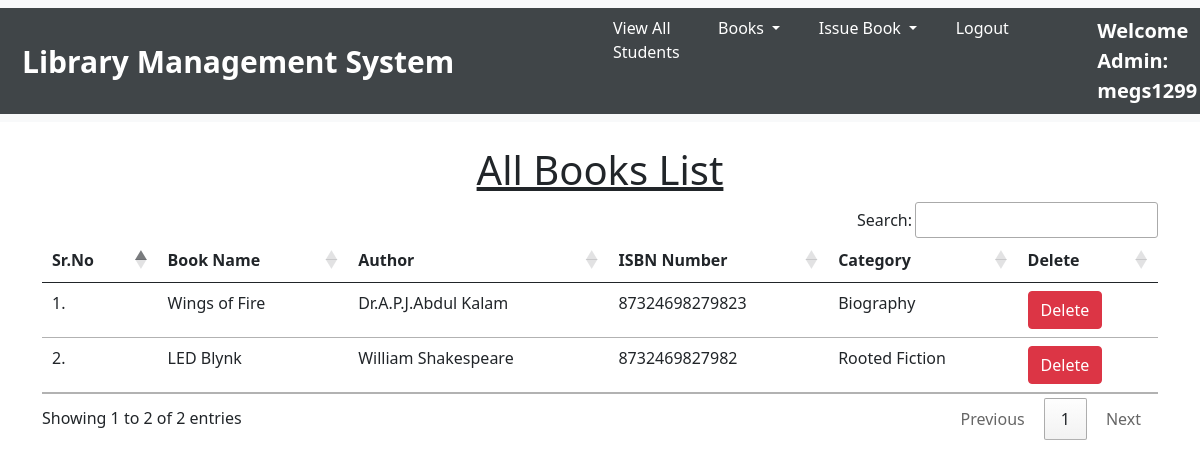
/view_books/ (signed in), run on the app's committed database.
### library/models.py (models this page shows, shortened)
class Book(models.Model):
    name = models.CharField(max_length=200)
    author = models.CharField(max_length=200)
    isbn = models.IntegerField(validators=[MaxValueValidator(2147483647)])
    category = models.CharField(max_length=50)

### library/views.py (the view)
# urls.py: path("view_books/", views.view_books, name="view_books"),
@login_required(login_url = '/admin_login')
def view_books(request):
    books = Book.objects.all()
    return render(request, "view_books.html", {'books':books})

### library/templates/view_books.html (shortened to what this page needs)
{% extends 'admin_navbar.html' %}
{% load static %}
{% block body %}
<div class="container mt-4">
    <h1 class="text-center"><u>All Books List</u></h1>
    <table class="table table-hover" id="example">
        <thead>
            <tr>
                <th>Sr.No</th>
                <th>Book Name</th>
                <th>Author</th>
                <th>ISBN Number</th>
                <th>Category</th>
                <th>Delete</th>
            </tr>
        </thead>
        <tbody>
            {% for book in books %}
            <tr>
                <td>{{forloop.counter}}.</td>
                <td>{{book.name}}</td>
                <td>{{book.author}}</td>
                <td>{{book.isbn}}</td>
                <td>{{book.category}}</td>
                <td><a href="/delete_book/{{book.id}}/" class="btn btn-danger" onclick="return confirm('Are you sure you want to delete this book?')">Delete</a></td>
            </tr>
            {% endfor %}
        </tbody>
    </table>
    </div>
{% endblock %}

### library/templates/admin_navbar.html (shortened to what this page needs)
<!doctype html>
<html lang="en">
  <head>
    <link href="https://cdn.jsdelivr.net/npm/bootstrap@5.1.0/dist/css/bootstrap.min.css" rel="stylesheet">
    <link rel="stylesheet" href="https://cdn.datatables.net/1.10.25/css/jquery.dataTables.min.css">
    <link rel="stylesheet" href="https://cdn.datatables.net/buttons/1.7.1/css/buttons.dataTables.min.css">
  </head>
  <body>
    <nav class="navbar navbar-expand-lg navbar-light bg-light">
        <div style="background-color: rgb(64, 69, 72);" class="container-fluid">
          <a style="font-weight: bold;font-size: 30px;color: white;margin-left: 10px;" class="navbar-brand" href="#">Library Management System</a>
          <div class="collapse navbar-collapse" id="navbarSupportedContent">
            <ul class="navbar-nav me-auto mb-2 mb-lg-0">
              <li class="nav-item">
                <a style="color: white;margin-left: 10px;" class="nav-link active" aria-current="page" href="/view_students/">View All Students</a>
              </li>
              <li class="nav-item dropdown">
                <a style="color: white;margin-left: 10px;" class="nav-link dropdown-toggle" href="#" id="navbarDropdown" role="button" data-bs-toggle="dropdown" aria-expanded="false">
                  Books
                </a>
              </li>
              <li class="nav-item dropdown">
                <a style="color: white;margin-left: 10px;" class="nav-link dropdown-toggle" href="#" id="navbarDropdown" role="button" data-bs-toggle="dropdown" aria-expanded="false">
                  Issue Book
                </a>
              </li>
              <li class="nav-item">
                <a style="color: white;margin-left: 10px;" class="nav-link active" aria-current="page" href="/logout/">Logout</a>
              </li>
              <li class="nav-item">
                <a style="color: white;margin-left: 10px;font-weight:bold; font-family:'Segoe UI', Tahoma, Geneva, Verdana, sans-serif; font-size: 20px;" class="nav-link active" href="#">Welcome Admin: {{request.user}}</a>
              </li>
            </ul>
          </div>
        </div>
      </nav>
      {% block body %}
      {% endblock %}
  </body>
</html>

### data on the page
Book: name "Wings of Fire", author "Dr.A.P.J.Abdul Kalam", isbn "87324698279823", category "Biography"
Book: name "LED Blynk", author "William Shakespeare", isbn "8732469827982", category "Rooted Fiction"

### other printed values
{{ request.user }} "megs1299"
